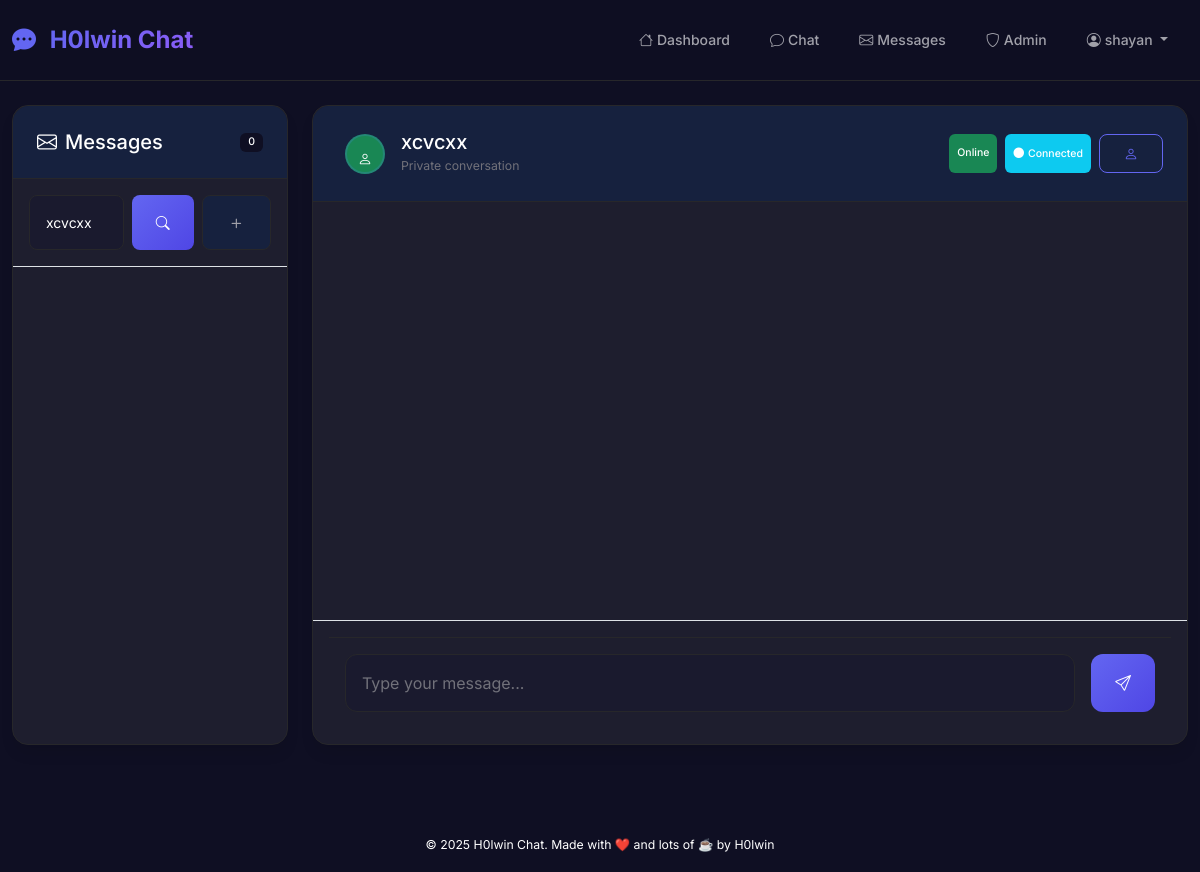
The app's page /pm/xcvcxx (signed in) with its own data.
### tables this page shows
CREATE TABLE settings (
            key TEXT PRIMARY KEY,
            value TEXT
        );

CREATE TABLE "users" (
                    id INTEGER PRIMARY KEY AUTOINCREMENT,
                    username TEXT UNIQUE NOT NULL,
                    email TEXT UNIQUE NOT NULL,
                    hashed_password TEXT NOT NULL,
                    is_admin INTEGER DEFAULT 0,
                    created_at TIMESTAMP DEFAULT CURRENT_TIMESTAMP
                , display_name TEXT, bio TEXT, birth_date DATE, profile_image TEXT, last_seen TIMESTAMP);

### backend/app.py (the view)
@app.route('/pm/<username>')
@login_required
def pm_chat(username):
    if username == current_user.username:
        flash('Cannot send private messages to yourself.', 'warning')
        return redirect(url_for('pm_index'))
    target_user = get_user_by_username(username)
    if not target_user:
        flash('User not found.', 'danger')
        return redirect(url_for('pm_index'))
    return render_template('pm.html', target_username=target_user.username, current_user_id=current_user.id)

### backend/app.py (called while the page is built)
@login_manager.user_loader
def load_user(user_id):
    return get_user_by_id(user_id)

def get_db():
    db_path = os.path.join(os.path.dirname(__file__), 'db', 'chatroom.db')
    return sqlite3.connect(db_path)

def get_setting(key, default=None):
    with get_db() as conn:
        cur = conn.cursor()
        cur.execute('SELECT value FROM settings WHERE key = ?', (key,))
        row = cur.fetchone()
        return row[0] if row else default

@app.context_processor
def inject_site_name():
    site_name = get_setting('site_name', 'ChatRoom')
    return dict(site_name=site_name)

### backend/auth.py (called while the page is built)
def get_user_by_id(user_id):
    conn = sqlite3.connect(DB_PATH)
    cur = conn.cursor()
    cur.execute('''SELECT id, username, email, hashed_password, is_admin, created_at,
                   display_name, bio, birth_date, profile_image FROM users WHERE id = ?''', (user_id,))
    row = cur.fetchone()
    conn.close()
    if row:
        return User(*row)
    return None

def get_user_by_username(username):
    conn = sqlite3.connect(DB_PATH)
    cur = conn.cursor()
    cur.execute('''SELECT id, username, email, hashed_password, is_admin, created_at,
                   display_name, bio, birth_date, profile_image FROM users WHERE username = ?''', (username,))
    row = cur.fetchone()
    conn.close()
    if row:
        return User(*row)
    return None

### frontend/templates/pm.html (shortened to what this page needs)
{% extends 'base.html' %}
{% block content %}
<div class="container-fluid">
    <div class="row">
        <div class="col-md-4 col-lg-3">
            <div class="card h-100" style="min-height: 80vh;">
                <div class="card-header d-flex justify-content-between align-items-center">
                    <h5 class="mb-0">
                        <i class="bi bi-envelope me-2"></i>Messages
                    </h5>
                    <span class="badge bg-primary" id="chat-count">0</span>
                </div>
                <div class="card-body p-0">
                    <div class="p-3 border-bottom">
                        <form id="user-search-form" class="d-flex gap-2">
                            <input type="text" id="user-search-input" class="form-control form-control-sm"
                                   placeholder="Search user..." value="{{ target_username or '' }}" required>
                            <button class="btn btn-sm btn-primary" type="submit">
                                <i class="bi bi-search"></i>
                            </button>
                            {% if target_username %}
                            <a href="/pm" class="btn btn-sm btn-secondary btn-plus" title="New Chat">
                                <i class="bi bi-plus"></i>
                            </a>
                            {% endif %}
                        </form>
                    </div>
                </div>
            </div>
        </div>
        <div class="col-md-8 col-lg-9">
            {% if target_username %}
            <div class="card h-100" style="min-height: 80vh;">
                <div class="card-header d-flex justify-content-between align-items-center">
                    <div class="d-flex align-items-center">
                        <div class="avatar-sm bg-success rounded-circle d-flex align-items-center justify-content-center me-3">
                            <i class="bi bi-person text-white"></i>
                        </div>
                        <div>
                            <h5 class="mb-0">{{ target_username }}</h5>
                            <small class="text-muted">Private conversation</small>
                        </div>
                    </div>
                    <div class="d-flex gap-2">
                        <span class="badge bg-success" id="pm-status">Online</span>
                        <span class="badge bg-info" id="connection-status">
                            <i class="bi bi-circle-fill me-1"></i>Connected
                        </span>
                        <a href="/user/{{ target_username }}" class="btn btn-sm btn-outline-primary">
                            <i class="bi bi-person"></i>
                        </a>
                    </div>
                </div>
                <div class="card-body p-0 d-flex flex-column" style="height: calc(80vh - 120px);">
                    <div id="chat-box" class="flex-grow-1 p-3" style="overflow-y: auto;">
                    </div>
                    <div class="border-top p-3">
                        <form id="chat-form" class="d-flex gap-2">
                            <input type="text" id="message-input" class="form-control"
                                   placeholder="Type your message..." autocomplete="off" required>
                            <button type="submit" class="btn btn-primary">
                                <i class="bi bi-send"></i>
                            </button>
                        </form>
                    </div>
                </div>
            </div>
            {% endif %}
        </div>
    </div>
</div>
{% endblock %}

### frontend/templates/base.html (shortened to what this page needs)
<!DOCTYPE html>
<html lang="en">
<head>
    <link href="https://cdn.jsdelivr.net/npm/bootstrap@5.3.2/dist/css/bootstrap.min.css" rel="stylesheet">
    <link href="https://cdn.jsdelivr.net/npm/bootstrap-icons@1.11.3/font/bootstrap-icons.min.css" rel="stylesheet">
    <link href="/static/css/main.css" rel="stylesheet">
    <link href="/static/css/rtl-support.css" rel="stylesheet">
    <link href="/static/css/spacing.css" rel="stylesheet">
</head>
<body class="app-body">
    <nav class="navbar navbar-expand-lg navbar-dark app-navbar">
        <div class="container-fluid">
            <a class="navbar-brand" href="/">
                <i class="bi bi-chat-dots-fill me-2"></i>
                <span class="brand-text">{{ site_name }}</span>
            </a>
            <div class="collapse navbar-collapse" id="navbarNav">
                <ul class="navbar-nav ms-auto">
                    {% if current_user.is_authenticated %}
                        <li class="nav-item">
                            <a class="nav-link" href="/dashboard">
                                <i class="bi bi-house me-1"></i>Dashboard
                            </a>
                        </li>
                        <li class="nav-item">
                            <a class="nav-link" href="/chat">
                                <i class="bi bi-chat me-1"></i>Chat
                            </a>
                        </li>
                        <li class="nav-item">
                            <a class="nav-link" href="/pm">
                                <i class="bi bi-envelope me-1"></i>Messages
                            </a>
                        </li>
                        {% if current_user.is_admin %}
                        <li class="nav-item">
                            <a class="nav-link admin-link" href="/admin">
                                <i class="bi bi-shield me-1"></i>Admin
                            </a>
                        </li>
                        {% endif %}
                        <li class="nav-item dropdown">
                            <a class="nav-link dropdown-toggle" href="#" role="button" data-bs-toggle="dropdown">
                                <i class="bi bi-person-circle me-1"></i>{{ current_user.username }}
                            </a>
                        </li>
                    {% endif %}
                </ul>
            </div>
        </div>
    </nav>
    <main class="app-main">
        {% block content %}{% endblock %}
    </main>
    <footer class="app-footer text-center py-3 mt-5">
        <small>
            © 2025 {{ site_name }}. Made with ❤️ and lots of ☕ by H0lwin
        </small>
    </footer>
    <div class="toast-container position-fixed bottom-0 end-0 p-3" style="z-index: 1100;">
    </div>
</body>
</html>

### frontend/static/css/main.css (style rules this page uses)
:root { --primary-color: #6366f1; --primary-dark: #4f46e5; --secondary-color: #8b5cf6; --accent-color: #06b6d4; --success-color: #10b981; --warning-color: #f59e0b; --danger-color: #ef4444; --bg-primary: #0f0f23; --bg-secondary: #1a1a2e; --bg-tertiary: #16213e; --bg-card: #1e1e2e; --bg-navbar: rgba(15, 15, 35, 0.95); --bg-overlay: rgba(0, 0, 0, 0.5); --text-primary: #ffffff; --text-secondary: #a1a1aa; --text-muted: #71717a; --text-inverse: #000000; --border-color: #27272a; --border-light: #3f3f46; --border-focus: #6366f1; --shadow-sm: 0 1px 2px 0 rgba(0, 0, 0, 0.05); --shadow-md: 0 4px 6px -1px rgba(0, 0, 0, 0.1); --shadow-lg: 0 10px 15px -3px rgba(0, 0, 0, 0.1); --shadow-xl: 0 20px 25px -5px rgba(0, 0, 0, 0.1); --spacing-xs: 0.25rem; --spacing-sm: 0.5rem; --spacing-md: 1rem; --spacing-lg: 1.5rem; --spacing-xl: 2rem; --spacing-2xl: 3rem; --spacing-3xl: 4rem; --message-padding-x: 1.25rem; --message-padding-y: 1rem; --message-margin-bottom: 1.5rem; --message-gap: 1rem; --radius-sm: 0.375rem; --radius-md: 0.5rem; --radius-lg: 0.75rem; --radius-xl: 1rem; --radius-2xl: 1.5rem; --transition-fast: 0.15s ease-in-out; --transition-normal: 0.3s ease-in-out; --transition-slow: 0.5s ease-in-out; }
* { margin: 0; padding: 0; box-sizing: border-box; }
body { font-family: 'Inter', -apple-system, BlinkMacSystemFont, 'Segoe UI', Roboto, sans-serif; font-size: 14px; line-height: 1.6; color: var(--text-primary); background: var(--bg-primary); overflow-x: hidden; }
.app-body { min-height: 100vh; display: flex; flex-direction: column; }
.app-navbar { background: var(--bg-navbar); backdrop-filter: blur(10px); border-bottom: 1px solid var(--border-color); padding: var(--spacing-md) 0; position: sticky; top: 0; z-index: 1000; }
.app-main { flex: 1; padding: var(--spacing-lg) 0; }
.navbar-brand { font-weight: 700; font-size: 1.5rem; color: var(--primary-color) !important; text-decoration: none; }
.brand-text { background: linear-gradient(135deg, var(--primary-color), var(--secondary-color)); -webkit-background-clip: text; -webkit-text-fill-color: transparent; background-clip: text; }
.navbar-nav .nav-link { color: var(--text-secondary) !important; font-weight: 500; padding: var(--spacing-sm) var(--spacing-md) !important; border-radius: var(--radius-md); transition: var(--transition-fast); margin: 0 var(--spacing-xs); }
.admin-link { color: var(--warning-color) !important; }
.card { background: var(--bg-card); border: 1px solid var(--border-color); border-radius: var(--radius-xl); box-shadow: var(--shadow-lg); transition: var(--transition-normal); }
.card-header { background: var(--bg-tertiary); border-bottom: 1px solid var(--border-color); border-radius: var(--radius-xl) var(--radius-xl) 0 0 !important; padding: var(--spacing-lg); }
.card-body { padding: var(--spacing-lg); }
.form-control, .form-select { background: var(--bg-secondary); border: 1px solid var(--border-color); color: var(--text-primary); border-radius: var(--radius-md); padding: var(--spacing-md); font-size: 14px; transition: var(--transition-fast); }
.form-control::placeholder { color: var(--text-muted); }
.btn { font-weight: 500; border-radius: var(--radius-md); padding: var(--spacing-sm) var(--spacing-lg); transition: var(--transition-fast); border: none; cursor: pointer; }
.btn-primary { background: linear-gradient(135deg, var(--primary-color), var(--primary-dark)); color: white; }
.btn-secondary { background: var(--bg-tertiary); color: var(--text-secondary); border: 1px solid var(--border-color); }
.btn-outline-primary { border: 1px solid var(--primary-color); color: var(--primary-color); background: transparent; }
.badge { font-weight: 500; border-radius: var(--radius-sm); padding: var(--spacing-xs) var(--spacing-sm); }
.text-muted { color: var(--text-muted) !important; }
.bg-primary { background: var(--bg-primary) !important; }
.avatar-sm { width: 40px; height: 40px; font-size: 0.875rem; flex-shrink: 0; border: 2px solid rgba(79, 140, 255, 0.2); transition: border-color 0.2s ease; margin: 0 var(--spacing-sm); }

### frontend/static/css/rtl-support.css (style rules this page uses)
#chat-box { padding: var(--spacing-lg) var(--spacing-md); }

### frontend/templates/pm.html (style rules this page uses)
.mb-0 { color: var(--text-primary); }
#chat-box { scrollbar-width: thin; scrollbar-color: var(--border-color) transparent; }
.bg-success ,.bg-info { padding-top: 6.5%; }
.btn-plus { padding-top: 0.8rem; font-size: 1.2rem; }

### records on screen
settings: value "H0lwin Chat"
users: username "shayan"
users: username "xcvcxx"
